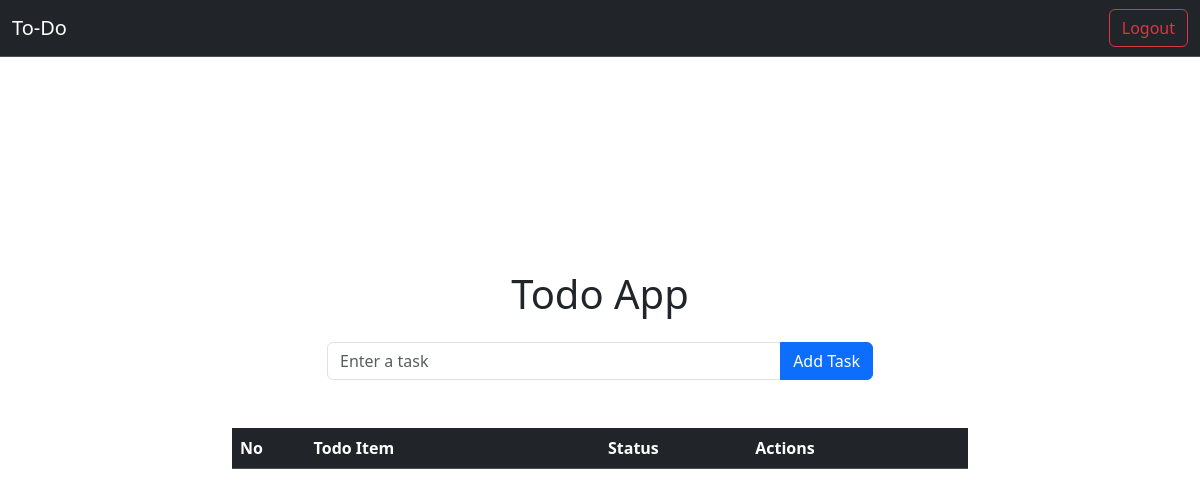
Before: /home (signed in) with the older database file.
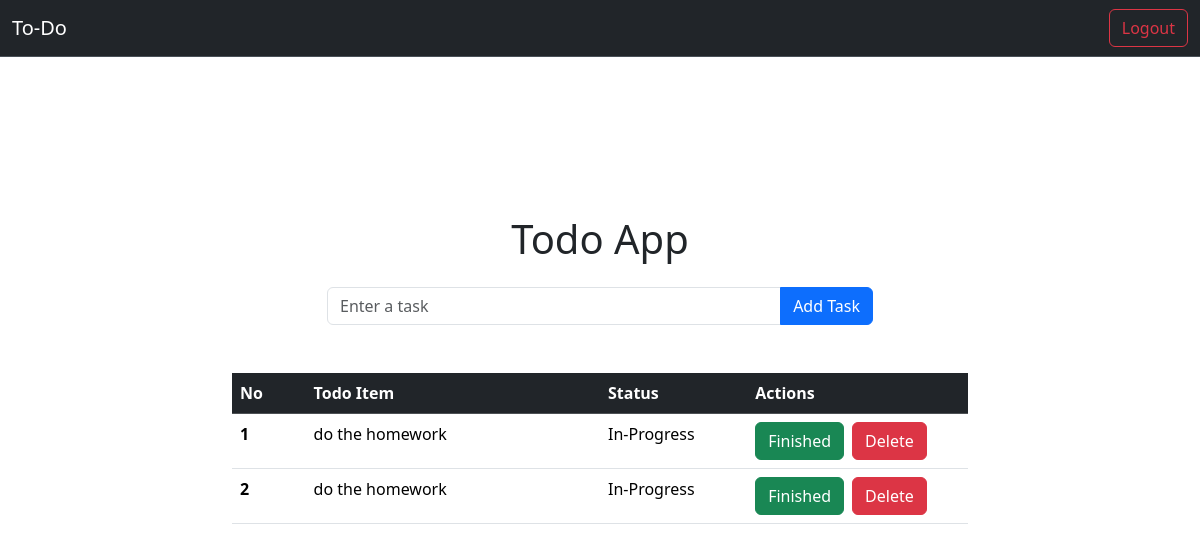
After: the same page with the newer database file.
### todos/models.py (models this page shows, shortened)
class Todo(models.Model):
    user = models.ForeignKey(User, on_delete=models.CASCADE)
    todo_name = models.CharField(max_length=200)
    status = models.BooleanField(default=False)

### todos/views.py (the view)
# urls.py: 2. Add a URL to urlpatterns:  path('', views.home, name='home')
@login_required(login_url='/login')
def home(req):
    if req.method == 'POST':
        task = req.POST.get('task')
        if task:
            new_todo = Todo(user=req.user, todo_name=task)
            new_todo.save()
        return redirect('home')
    all_todos = Todo.objects.filter(user=req.user)
    return render(req, 'home.html', {'todos': all_todos})

### todos/templates/home.html (shortened to what this page needs)
<!DOCTYPE html>
<html lang="en">
  <head>
    <link
      href="https://cdn.jsdelivr.net/npm/bootstrap@5.3.8/dist/css/bootstrap.min.css"
      rel="stylesheet"
    />
  </head>
  <body>
    {% include 'navbar.html' %}
    <div
      class="d-flex justify-content-center align-items-center"
      style="min-height: 80vh"
    >
      <div class="container">
        <form action="" method="POST">
          <div class="row justify-content-center mb-4">
            <div class="col-md-6 text-center">
              <h1 class="mb-4">Todo App</h1>
              <div class="input-group mb-4">
                <input
                  type="text"
                  class="form-control"
                  placeholder="Enter a task"
                  name="task"
                  required
                />
                <button type="submit" class="btn btn-primary">Add Task</button>
              </div>
            </div>
          </div>
        </form>
        <div class="row justify-content-center">
          <div class="col-md-8">
            <table class="table" style="width: 100%">
              <thead>
                <tr class="table-dark">
                  <th scope="col" style="width: 10%">No</th>
                  <th scope="col" style="width: 40%">Todo Item</th>
                  <th scope="col" style="width: 20%">Status</th>
                  <th scope="col" style="width: 30%">Actions</th>
                </tr>
              </thead>
              <tbody>
                {%for todo in todos%}
                <tr>
                  <th scope="row">{{ forloop.counter }}</th>
                  <td>{{todo.todo_name}}</td>
                  {% if todo.status == True %}
                  <td>Completed</td>
                  {% else %}
                  <td>In-Progress</td>
                  {%endif%}
                  <td>
                    <div class="d-flex">
                      <a
                        href="{% url 'finish' todo.id %}"
                        class="btn btn-success me-2"
                        >Finished</a
                      >
                      <a
                        href="{% url 'delete' todo.id %}"
                        class="btn btn-danger"
                        >Delete</a
                      >
                    </div>
                  </td>
                </tr>
                {%endfor%}
              </tbody>
            </table>
          </div>
        </div>
      </div>
    </div>
  </body>
</html>

### todos/templates/navbar.html (shortened to what this page needs)
<nav
  class="navbar bg-dark border-bottom border-body w-100 px-0"
  data-bs-theme="dark"
>
  <div class="container-fluid">
    <a class="navbar-brand">To-Do</a>
    <ul class="nav justify-content-end">
      {% if user.is_authenticated %}
      <li class="nav-item">
        <a class="btn btn-outline-danger" href="{% url 'logout'%}" role="button"
          >Logout</a
        >
      </li>
      {%endif%}
    </ul>
  </div>
</nav>

Changed rows visible on the page:
added Todo: todo_name "do the homework", status "In-Progress"
added Todo: todo_name "do the homework", status "In-Progress"
